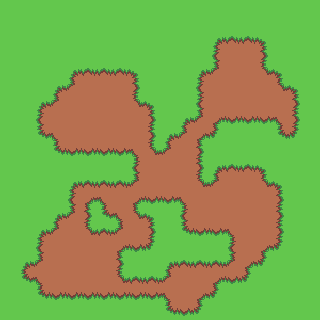

A level layout from a 2D game, rendered from its tile map. Below: a short description, then the map file with its tile-grid data intact:
An orthogonal 20x20 tile map with 16x16 px tiles, 1 tile layer (Tile Layer 1).

<map version="1.10" tiledversion="1.10.2" orientation="orthogonal" renderorder="right-down" width="20" height="20" tilewidth="16" tileheight="16" infinite="0" nextlayerid="2" nextobjectid="1">
 <tileset firstgid="1" name="basic_grass_1" tilewidth="16" tileheight="16" tilecount="30" columns="5">
  <image source="Tileset/basic_grass_1.png" width="80" height="96" />
  <wangsets>
   <wangset name="Land" type="mixed" tile="-1">
    <wangcolor name="Dirt" color="#ff0000" tile="-1" probability="1" />
    <wangcolor name="Grass" color="#00ff00" tile="-1" probability="1" />
    <wangtile tileid="0" wangid="2,2,0,1,0,2,2,2" />
    <wangtile tileid="1" wangid="2,2,0,1,1,1,0,2" />
    <wangtile tileid="2" wangid="2,2,2,2,0,1,0,2" />
    <wangtile tileid="4" wangid="2,2,2,2,2,2,2,2" />
    <wangtile tileid="5" wangid="0,1,1,1,0,2,2,2" />
    <wangtile tileid="6" wangid="1,1,1,1,1,1,1,1" />
    <wangtile tileid="7" wangid="0,2,2,2,0,1,1,1" />
    <wangtile tileid="10" wangid="0,1,0,2,2,2,2,2" />
    <wangtile tileid="11" wangid="1,1,0,2,2,2,0,1" />
    <wangtile tileid="12" wangid="0,2,2,2,2,2,0,1" />
    <wangtile tileid="15" wangid="1,1,0,2,0,1,1,1" />
    <wangtile tileid="16" wangid="1,1,1,1,0,2,0,1" />
    <wangtile tileid="17" wangid="0,2,0,1,1,1,1,1" />
    <wangtile tileid="18" wangid="0,1,1,1,1,1,0,2" />
   </wangset>
  </wangsets>
 </tileset>
 <layer id="1" name="Tile Layer 1" width="20" height="20">
  <data encoding="csv">
5,5,5,5,5,5,5,5,5,5,5,5,5,5,5,5,5,5,5,5,
5,5,5,5,5,5,5,5,5,5,5,5,5,5,5,5,5,5,5,5,
5,5,5,5,5,5,5,5,5,5,5,5,5,1,2,2,3,5,5,5,
5,5,5,5,5,5,5,5,5,5,5,5,5,6,7,7,8,5,5,5,
5,5,5,5,1,2,2,2,3,5,5,5,1,19,7,7,18,3,5,5,
5,5,5,1,19,7,7,7,8,5,5,5,6,7,7,7,7,18,3,5,
5,5,1,19,7,7,7,7,18,3,5,5,6,7,7,7,7,7,8,5,
5,5,6,7,7,7,7,7,7,8,5,1,19,16,12,12,12,17,8,5,
5,5,11,17,7,7,7,7,7,8,1,19,16,13,5,5,5,11,13,5,
5,5,5,11,12,12,12,12,17,18,19,7,8,5,5,5,5,5,5,5,
5,5,5,5,5,5,5,5,6,7,7,7,8,1,2,2,3,5,5,5,
5,5,5,5,1,2,2,2,19,7,7,7,18,19,7,7,18,3,5,5,
5,5,5,5,6,16,17,7,16,12,12,17,7,7,7,7,7,8,5,5,
5,5,5,1,19,8,11,17,18,3,5,6,7,7,7,7,7,8,5,5,
5,5,1,19,7,18,2,19,7,8,5,11,12,12,17,7,7,8,5,5,
5,5,6,7,7,7,7,16,12,13,5,5,5,5,6,7,16,13,5,5,
5,1,19,7,7,7,7,8,5,5,1,2,2,2,19,16,13,5,5,5,
5,11,17,7,7,7,7,18,2,2,19,7,7,16,12,13,5,5,5,5,
5,5,11,12,12,12,12,12,12,12,17,7,16,13,5,5,5,5,5,5,
5,5,5,5,5,5,5,5,5,5,11,12,13,5,5,5,5,5,5,5
</data>
 </layer>
</map>